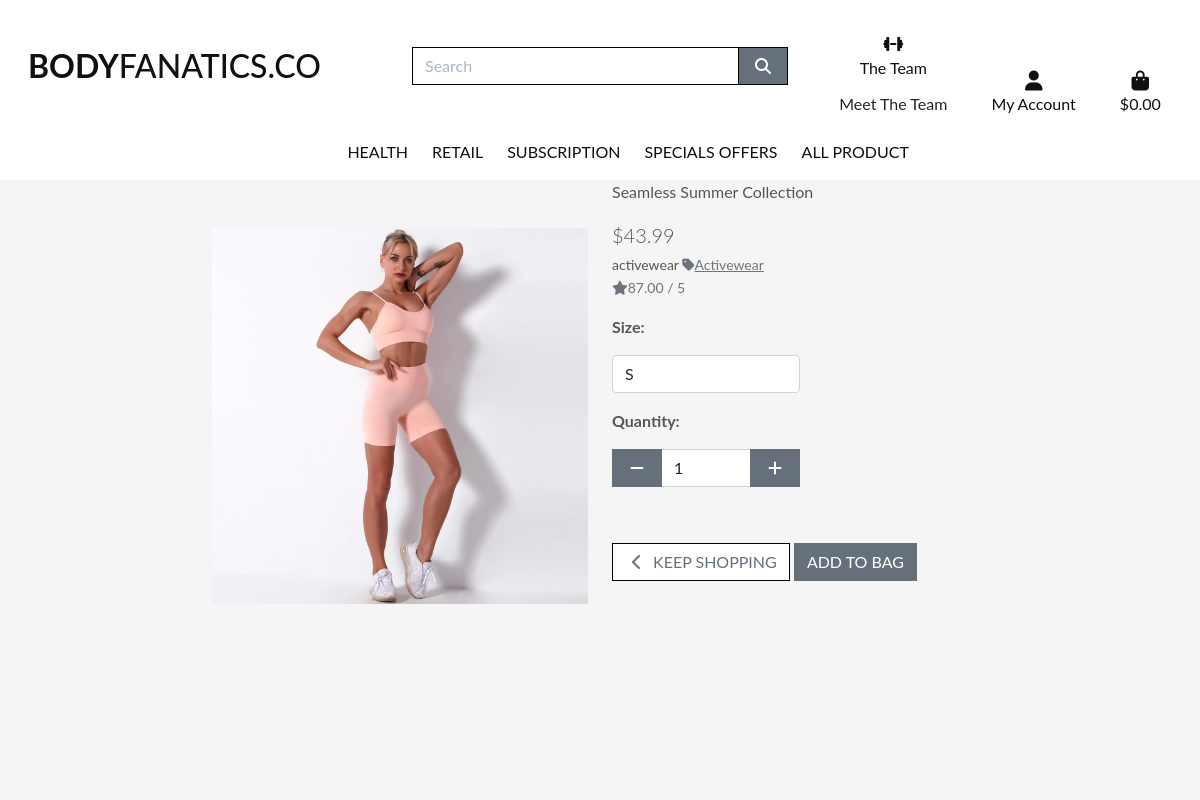
Screenshot of /products/2/ with the database file from the repository.
### products/models.py (models this page shows, shortened)
class Product(models.Model):
    category = models.ForeignKey('Category', null=True, blank=True, on_delete=models.SET_NULL)
    sku = models.CharField(max_length=254, null=True, blank=True)
    name = models.CharField(max_length=254)
    description = models.TextField()
    has_sizes = models.TextField(default=False, null=True, blank=True)
    price = models.DecimalField(max_digits=6, decimal_places=2)
    image_url = models.URLField(max_length=1024, null=True, blank=True)
    image = models.ImageField(null=True, blank=True)
    image_two = models.ImageField(null=True, blank=True)
    colour = models.ImageField(null=True, blank=True)
    is_sold = models.TextField(null=True, blank=True)
    sale_type = models.TextField(null=True, blank=True)
    friendly_name = models.TextField(null=True, blank=True)
    rating = models.DecimalField(max_digits=6, decimal_places=2, null=True, blank=True)

class Category(models.Model):
    class Meta:
        verbose_name_plural = 'Categories'
    name = models.CharField(max_length=254)
    friendly_name = models.CharField(max_length=254, null=True, blank=True)

### products/views.py (the view)
# urls.py: path('<int:product_id>/', views.products_detail, name='product_detail'),
def products_detail(request, product_id):
    product = get_object_or_404(Product, pk=product_id)
    context = {
        'product': product,
    }
    return render(request, 'products/product_detail.html', context)

### bag/contexts.py (called while the page is built, shortened)
def bag_contents(request):
    bag_items = []
    total = 0
    product_count = 0
    bag = request.session.get('bag', {})
    if total < settings.FREE_DELIVERY_THRESHOLD:
        delivery = total * Decimal(settings.STANDARD_DELIVERY_PERCENTAGE / 100)
        free_delivery_delta = settings.FREE_DELIVERY_THRESHOLD - total
    else:
        delivery = 0
        free_delivery_delta = 0
    grand_total = delivery + total
    context = {
        'bag_items': bag_items,
        'total': total,
        'products_count': product_count,
        'delivery': delivery,
        'free_delivery_delta': free_delivery_delta,
        'free_delivery_threshold': settings.FREE_DELIVERY_THRESHOLD,
        'grand_total': grand_total,
    }
    return context

### products/templates/products/product_detail.html (shortened to what this page needs)
{% extends "base.html" %}
{% load static %}
{% block page_header %}
    <div class="container header-container">
    </div>
{% endblock %}
{% block content %}
    <div class="overlay"></div>
    <div class="container-fluid">
        <div class="row">
            <div class="col-10 col-md-6 col-lg-4 offset-lg-2 text-center">
              <div class="image-container my-5">
                {% if product.image %}
                    <a href="{{ product.image.url }}" target="_blank">
                    <img class="card-img-top img-fluid" src="{{ product.image.url }}" alt="{{ product.name }}"></a>
                {% else %}
                    <a href="">
                    <img class="card-img-top img-fluid" src="{{ MEDIA_URL }}noimage.png" alt="{{ Products.name }}"></a>
                {% endif %}
              </div>
            </div>
            <div class="col-10 col-md-6 col-lg-4">
                <div class="product-details-container mb-5 mtomd-5">
                    <p class="md-0">{{ product.name }}</p>
                    <p class="lead mb-0 text-left font-weight-bold">${{ product.price }}</p>
                {% if product.category %}
                    <p class="small mt-1 mb-0">{{product.category.name}}
                        <a class="text-muted" href="{% url 'products' %}?category={{ product.category.name }}">
                            <i class="fas fa-tag mr-1"></i>{{ product.category.friendly_name }}
                        </a>
                    </p>
                {% endif%}
                    {% if product.rating %}
                        <small class="text-muted"><i class="fas fa-star mr-1"></i>{{ product.rating }} / 5 </small>
                    {% else %}
                        <small class="text-muted">No Rating</small>
                    {% endif %}
                        <form class="form" action="{% url 'add_to_bag' product.id %}" method="POST">
                            <div class="form-row">
                                {% with product.has_sizes as s %}
                                {% if s %}
                                <div class="col-12" id="Size">
                                    <p><strong>Size:</strong></p>
                                    <select class ="form-control rounder-0 w-50" name="product_size" id="id_product_size">
                                    <option value="S">S</option>
                                    </select>
                                </div>
                               {% endif %}
                                <div class="col-12">
                                    <p class="mt-3"><strong>Quantity:</strong></p>
                                    <div class="form-group w-50">
                                        <div class="input-group">
                                            <div class="input-group-prepend">
                                                <button class="decrement-qty btn btn-black rounded-0" data-item_id="{{ product.id }}" id="decrement-qty_{{ product.id }}">
                                                    <span class="icon">
                                                        <i class="fas fa-minus"></i>
                                                    </span>
                                                </button>
                                            </div>
                                            <input class="form-control qty_input" type="number" name="quantity" value="1" min="1" max="99" data-item_id="{{ product.id }}" id="id_qty_{{ product.id }}">
                                            <div class="input-group-append">
                                            <button class="increment-qty btn btn-black rounded-0" data-item_id="{{ product.id }}" id="increment-qty_{{ product.id}}">
                                                <span class="icon">
                                                    <i class="fas fa-plus"></i>
                                                </span>
                                            </button>
                                        </div>
                                    </div>
                                </div>
                            </div>
                                <div class="col{% if s %}-12 mt-2{% endif %}">
                                    <a href="{% url 'products' %}" class="btn btn-outline-black rounded-0 mt-5">
                                        <span class="icon">
                                            <i class="fas fa-chevron-left"></i>
                                        </span>
                                        <span class="text-uppercase">Keep Shopping</span>
                                    </a>
                                    <input type="submit" class="btn btn-black rounded-0 text-uppercase mt-5" value="Add to Bag">
                                </div>
                                {% endwith %}
                            </div>
                        </form>
                    </div>
                </div>
            </div>
        </div>
{% endblock %}

### static/css/base.css (style rules this page uses)
html { height: 100%; }
body { background: url('/media/background/lloyd.jpeg') no-repeat center center fixed; background-size: cover; height: calc(100vh - 164px); color: #555; font-family: 'Lato'; }
.icon { align-items: center; display: inline-flex; justify-content: center; height: 1.5rem; width: 1.5rem; }
.btn-black { background: #65707B; color: white; }
.btn-outline-black { background: white; color: #65707B !important; border: 1px solid black; }
.overlay { height: 100%; width: 100%; top: 0; left: 0; position: fixed; background: whitesmoke; z-index: -1; }
@media (min-width: 992px) { .header-container { padding-top: 180px; } }
@media (min-width: 1200px) { .container { max-width: 80%; } }

### rows the page displays
Product: image (picture), name "Seamless Summer Collection", price "43.99", category.name "activewear", category.friendly_name "Activewear", rating "87.00"
